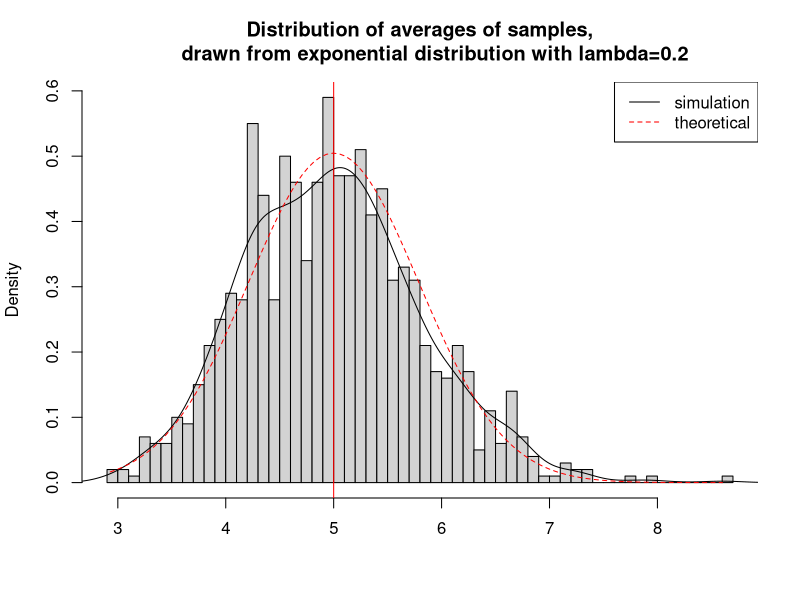

Source code (R):
## ---- chunk 1
set.seed(666)
lambda = 0.2
samplesize = 40
sims = c(1:1000)
means <- data.frame(x = sapply(sims, function(x) {mean(rexp(samplesize, lambda))}))
head(means)
## ---- chunk 2
mean(means$x)           # actual
1/lambda                # theoretical
## ---- chunk 3
sd(means$x)             # actual
(1/lambda)/sqrt(40)     # theoretical
## ---- chunk 4
var(means$x)             # actual
((1/lambda)/sqrt(40))^2  # theoretical
## ---- chunk 5
# histogram of averages
hist(means$x, breaks=50, prob=TRUE,
     main="Distribution of averages of samples,
     drawn from exponential distribution with lambda=0.2",
     xlab="")
# averages of samples: denstity
lines(density(means$x))
# theoretical distribution center (vertical red line)
abline(v=1/lambda, col="red")
# averages of samples (red dotted line): theoretical density
x <- seq(min(means$x), max(means$x), length=100)
y <- dnorm(x, mean=1/lambda, sd=(1/lambda/sqrt(samplesize)))
lines(x, y, pch=22, col="red", lty=2)
# add description
legend('topright', c("simulation", "theoretical"), lty=c(1,2), col=c("black", "red"))
## ---- chunk 6

## ---- chunk 7

## ---- chunk 8

## ---- chunk 9

